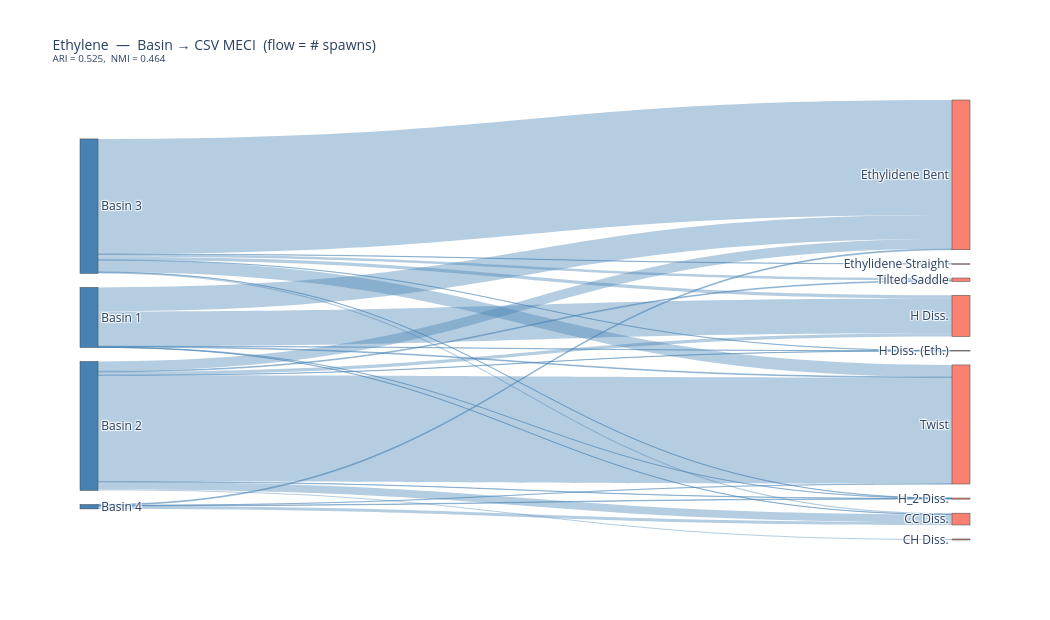
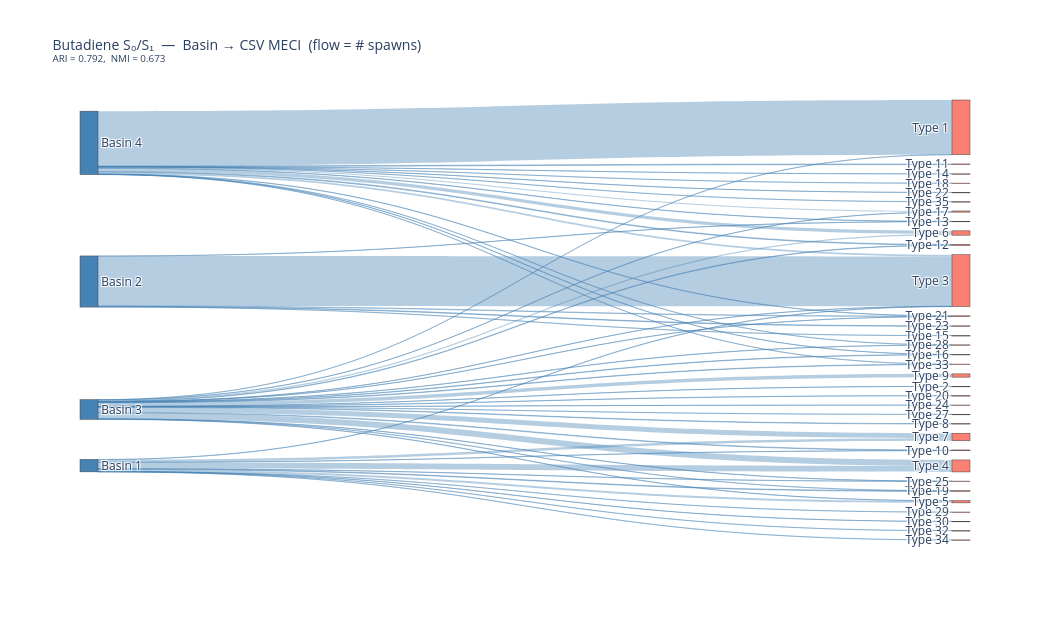
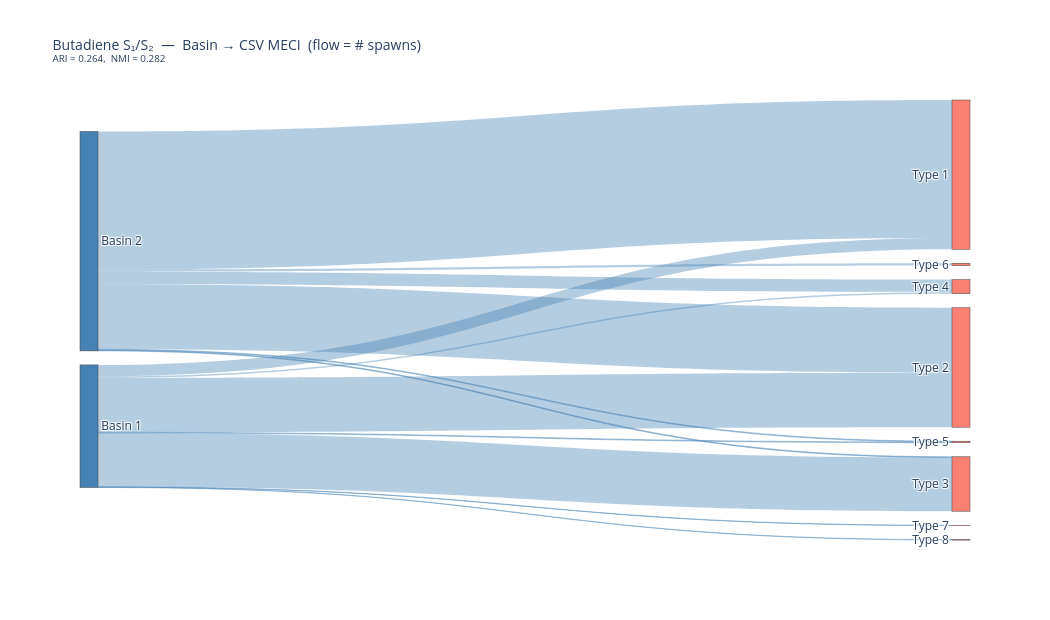
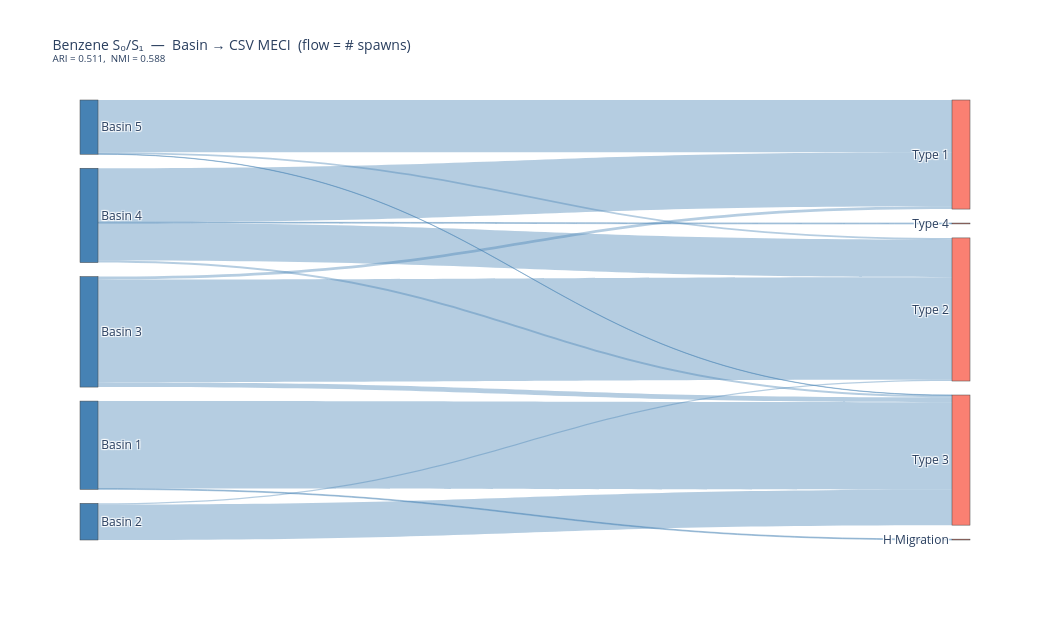

The cell these charts' notebook holds for them, in order:
### Code cell
for ds, label in DATASETS.items():
    fig = make_sankey_2col(ds, label)
    display(fig)
    safe = ds
    if SAVE_PNG:
        fig.write_image(str(OUT_DIR / f"viz_sankey2_{safe}.png"), scale=FIG_SCALE)
    if SAVE_SVG:
        fig.write_image(str(OUT_DIR / f"viz_sankey2_{safe}.svg"), scale=FIG_SCALE)

### Figure 1 — Plotly figure (JSON) as saved in the notebook; plotly's stock layout.template omitted (floating-point values rounded to 4 significant figures)
{"data": [{"arrangement": "snap", "link": {"color": "rgba(70,130,180,0.4)", "source": [0, 0, 0, 0, 0, 0, 1, 1, 1, 1, 1, 1, 1, 1, 2, 2, 2, 2, 2, 2, 2, 2, 3, 3, 3, 3], "target": [4, 6, 8, 9, 10, 12, 4, 5, 6, 8, 9, 10, 11, 12, 4, 6, 7, 8, 9, 10, 11, 12, 4, 6, 10, 12], "value": [1, 187, 272, 1, 1, 6, 59, 8, 76, 25, 1, 2, 6, 828, 9, 897, 2, 24, 1, 2, 20, 93, 23, 7, 4, 1]}, "node": {"color": ["steelblue", "steelblue", "steelblue", "steelblue", "salmon", "salmon", "salmon", "salmon", "salmon", "salmon", "salmon", "salmon", "salmon"], "label": ["Basin 1", "Basin 2", "Basin 3", "Basin 4", "CC Diss.", "CH Diss.", "Ethylidene Bent", "Ethylidene Straight", "H Diss.", "H Diss. (Eth.)", "H_2 Diss.", "Tilted Saddle", "Twist"], "pad": 14, "thickness": 18}, "type": "sankey"}], "layout": {"font": {"size": 12}, "height": 620, "title": {"font": {"size": 14}, "text": "Ethylene  —  Basin → CSV MECI  (flow = # spawns)<br><sup>ARI = 0.525,  NMI = 0.464</sup>"}, "width": 1050}}

### Figure 2 — Plotly figure (JSON) as saved in the notebook; plotly's stock layout.template omitted (floating-point values rounded to 4 significant figures)
{"data": [{"arrangement": "snap", "link": {"color": "rgba(70,130,180,0.4)", "source": [0, 0, 0, 0, 0, 0, 0, 0, 0, 0, 0, 1, 1, 1, 1, 1, 2, 2, 2, 2, 2, 2, 2, 2, 2, 2, 2, 2, 2, 2, 2, 2, 2, 2, 2, 2, 2, 3, 3, 3, 3, 3, 3, 3, 3, 3, 3, 3, 3, 3, 3, 3], "target": [5, 14, 21, 24, 25, 26, 27, 29, 31, 32, 34, 8, 10, 17, 19, 25, 4, 5, 7, 11, 12, 14, 15, 16, 17, 20, 21, 22, 23, 25, 28, 31, 32, 33, 34, 35, 36, 4, 6, 7, 8, 9, 11, 12, 13, 17, 18, 23, 25, 28, 30, 33], "value": [2, 5, 2, 1, 2, 1, 1, 1, 52, 17, 22, 1, 1, 4, 5, 423, 1, 5, 4, 4, 1, 2, 1, 2, 1, 1, 1, 1, 2, 1, 4, 50, 2, 10, 42, 4, 28, 464, 6, 6, 2, 1, 1, 9, 1, 2, 1, 1, 15, 1, 1, 27]}, "node": {"color": ["steelblue", "steelblue", "steelblue", "steelblue", "salmon", "salmon", "salmon", "salmon", "salmon", "salmon", "salmon", "salmon", "salmon", "salmon", "salmon", "salmon", "salmon", "salmon", "salmon", "salmon", "salmon", "salmon", "salmon", "salmon", "salmon", "salmon", "salmon", "salmon", "salmon", "salmon", "salmon", "salmon", "salmon", "salmon", "salmon", "salmon", "salmon"], "label": ["Basin 1", "Basin 2", "Basin 3", "Basin 4", "Type 1", "Type 10", "Type 11", "Type 12", "Type 13", "Type 14", "Type 15", "Type 16", "Type 17", "Type 18", "Type 19", "Type 2", "Type 20", "Type 21", "Type 22", "Type 23", "Type 24", "Type 25", "Type 27", "Type 28", "Type 29", "Type 3", "Type 30", "Type 32", "Type 33", "Type 34", "Type 35", "Type 4", "Type 5", "Type 6", "Type 7", "Type 8", "Type 9"], "pad": 14, "thickness": 18}, "type": "sankey"}], "layout": {"font": {"size": 12}, "height": 620, "title": {"font": {"size": 14}, "text": "Butadiene S₀/S₁  —  Basin → CSV MECI  (flow = # spawns)<br><sup>ARI = 0.792,  NMI = 0.673</sup>"}, "width": 1050}}

### Figure 3 — Plotly figure (JSON) as saved in the notebook; plotly's stock layout.template omitted (floating-point values rounded to 4 significant figures)
{"data": [{"arrangement": "snap", "link": {"color": "rgba(70,130,180,0.4)", "source": [0, 0, 0, 0, 0, 0, 0, 1, 1, 1, 1, 1, 1], "target": [2, 3, 4, 5, 6, 8, 9, 2, 3, 4, 5, 6, 7], "value": [29, 139, 137, 4, 2, 1, 1, 352, 166, 2, 32, 2, 6]}, "node": {"color": ["steelblue", "steelblue", "salmon", "salmon", "salmon", "salmon", "salmon", "salmon", "salmon", "salmon"], "label": ["Basin 1", "Basin 2", "Type 1", "Type 2", "Type 3", "Type 4", "Type 5", "Type 6", "Type 7", "Type 8"], "pad": 14, "thickness": 18}, "type": "sankey"}], "layout": {"font": {"size": 12}, "height": 620, "title": {"font": {"size": 14}, "text": "Butadiene S₁/S₂  —  Basin → CSV MECI  (flow = # spawns)<br><sup>ARI = 0.264,  NMI = 0.282</sup>"}, "width": 1050}}

### Figure 4 — Plotly figure (JSON) as saved in the notebook; plotly's stock layout.template omitted (floating-point values rounded to 4 significant figures)
{"data": [{"arrangement": "snap", "link": {"color": "rgba(70,130,180,0.4)", "source": [0, 0, 1, 1, 2, 2, 2, 3, 3, 3, 3, 4, 4, 4], "target": [5, 8, 7, 8, 6, 7, 8, 6, 7, 8, 9, 6, 7, 8], "value": [3, 303, 4, 123, 10, 356, 17, 187, 130, 7, 3, 181, 6, 1]}, "node": {"color": ["steelblue", "steelblue", "steelblue", "steelblue", "steelblue", "salmon", "salmon", "salmon", "salmon", "salmon"], "label": ["Basin 1", "Basin 2", "Basin 3", "Basin 4", "Basin 5", "H Migration", "Type 1", "Type 2", "Type 3", "Type 4"], "pad": 14, "thickness": 18}, "type": "sankey"}], "layout": {"font": {"size": 12}, "height": 620, "title": {"font": {"size": 14}, "text": "Benzene S₀/S₁  —  Basin → CSV MECI  (flow = # spawns)<br><sup>ARI = 0.511,  NMI = 0.588</sup>"}, "width": 1050}}
